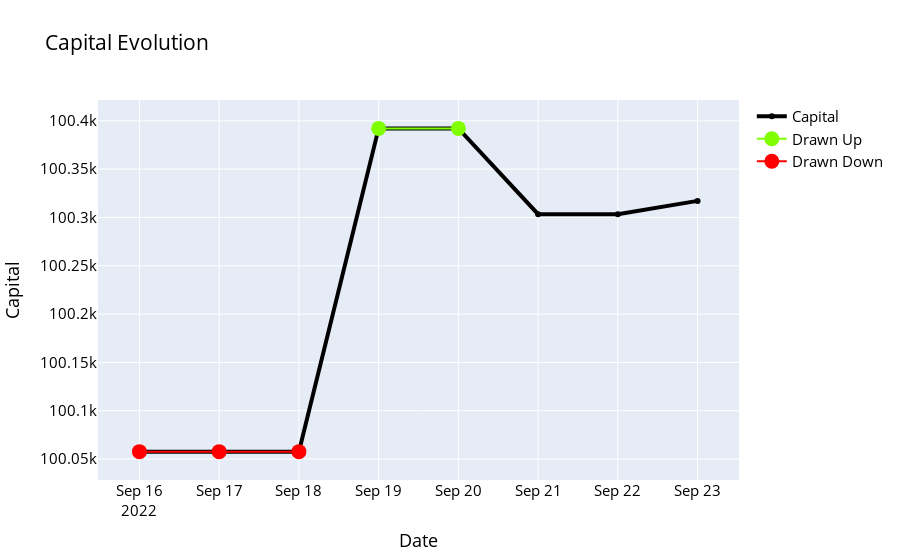

Source (notebook cell):
### Code cell
# Grafica evolucion de capital, EMD
vs.plot_DDC_DUC(dt.evo_c_e)

### Figure 1 — Plotly figure (JSON) as saved in the notebook; plotly's stock layout.template omitted (floating-point values rounded to 4 significant figures)
{"data": [{"line": {"color": "black", "width": 4}, "name": "Capital", "type": "scatter", "x": ["2022-09-16", "2022-09-17", "2022-09-18", "2022-09-19", "2022-09-20", "2022-09-21", "2022-09-22", "2022-09-23"], "y": [100100.0, 100100.0, 100100.0, 100400.0, 100400.0, 100300.0, 100300.0, 100300.0]}, {"marker": {"color": "chartreuse", "size": 15}, "name": "Drawn Up", "type": "scatter", "x": ["2022-09-16", "2022-09-17", "2022-09-18", "2022-09-19", "2022-09-20", "2022-09-21", "2022-09-22", "2022-09-23"], "y": [null, null, null, 100400.0, 100400.0, null, null, null]}, {"marker": {"color": "red", "size": 15}, "name": "Drawn Down", "type": "scatter", "x": ["2022-09-16", "2022-09-17", "2022-09-18", "2022-09-19", "2022-09-20", "2022-09-21", "2022-09-22", "2022-09-23"], "y": [100100.0, 100100.0, 100100.0, null, null, null, null, null]}], "layout": {"font": {"color": "black", "size": 15}, "title": {"text": "Capital Evolution"}, "xaxis": {"title": {"text": "Date"}}, "yaxis": {"title": {"text": "Capital"}}}}
